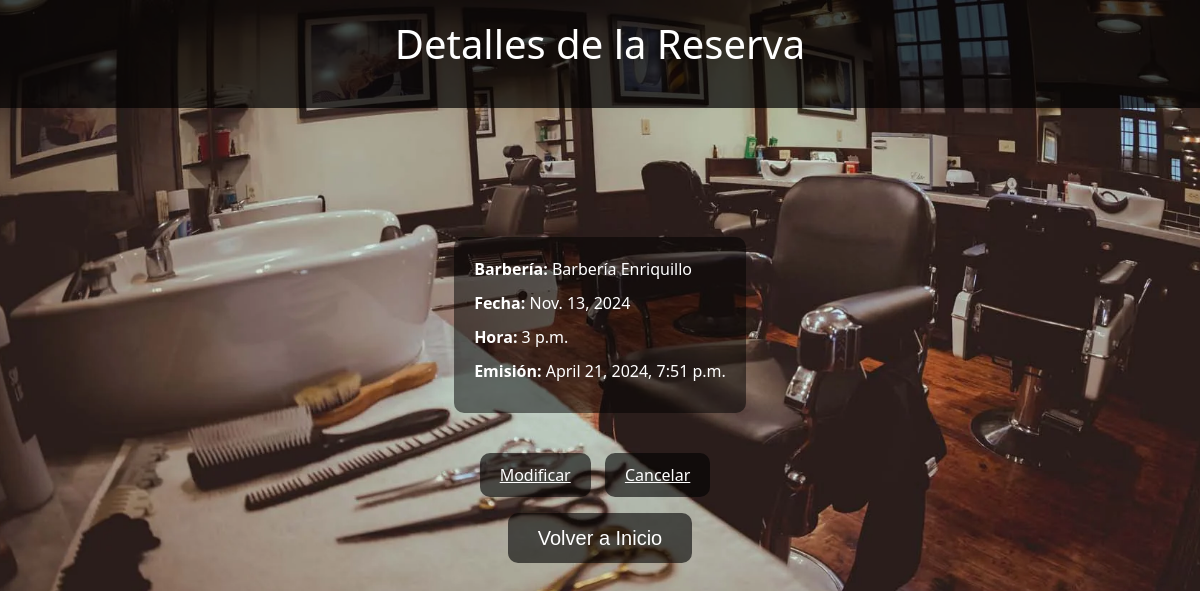
The page /appointment/9/ (signed in) on the database its author committed.
### crm/models.py (models this page shows, shortened)
class Appointment(models.Model):
    barber_shop = models.ForeignKey(BarberShop, on_delete=models.CASCADE, default='1', related_name='appointments')
    customer = models.ForeignKey(User, on_delete=models.CASCADE)
    date = models.DateField()
    time = models.TimeField()
    issued_date = models.DateTimeField(default=timezone.now)
    is_expired = models.BooleanField(default=False)

class BarberShop(models.Model):
    name = models.CharField(max_length=100)
    opening_time = models.TimeField(default=time(8, 0)) # Por default empieza a las 8am.
    closing_time = models.TimeField(default=time(17, 0)) # Por default cierra a las 5pm.
    def __str__(self):
        return self.name

### crm/views.py (the view)
# urls.py: path('appointment/<int:appointment_id>/', appointment_detail, name='appointment_detail'),
@login_required
def appointment_detail(request, appointment_id):
    appointment = get_object_or_404(Appointment, id=appointment_id)
    in_history = False
    if appointment.date < date.today():
        in_history = True
    return render(request, 'appointment_detail.html', {'appointment': appointment})

### crm/templates/appointment_detail.html (shortened to what this page needs)
{% extends 'base.html' %}
{% block header_title %}Detalles de la Reserva{% endblock %}
{% block content %}
    <div class="appointment-details">
        <div class="details-container">
            <p><strong>Barbería:</strong> {{ appointment.barber_shop }}</p>
            <p><strong>Fecha:</strong> {{ appointment.date }}</p>
            <p><strong>Hora:</strong> {{ appointment.time }}</p>
            <p><strong>Emisión:</strong> {{ appointment.issued_date }}</p>
        </div>
        <a class="modify-button" href="{% url 'modify_appointment' appointment.id %}">Modificar</a>
        <a class="cancel-button" href="{% url 'cancel_appointment' appointment.id %}">Cancelar</a>
    </div>
{% endblock %}

### crm/static/crm/styles.css (style rules this page uses)
body { background-image: url('./images/Barberia.webp'); background-size: cover; background-position: center; height: 100vh; display: flex; flex-direction: column; align-items: center; justify-content: center; margin: 0; padding: 0; }
p { margin-bottom: 20px; color: #fff; }
.appointment-details { margin-top: 40px; text-align: center; color: #fff; }
.details-container { background-color: rgba(0, 0, 0, 0.5); border-radius: 10px; padding: 20px; margin: 0 auto 20px auto; max-width: 400px; text-align: justify; }
.details-container p { margin-bottom: 10px; }
.modify-button, .cancel-button { background-color: rgba(0, 0, 0, 0.6); color: #fff; border: none; border-radius: 10px; padding: 10px 20px; font-size: 16px; cursor: pointer; transition: background-color 0.3s; margin-top: 20px; display: inline-block; margin-right: 10px; }

### crm/templates/base.html (style rules this page uses)
body { background-image: url('../../static/crm/images/Barberia.webp'); background-size: cover; background-position: center; height: 100vh; display: flex; flex-direction: column; align-items: center; justify-content: center; }
p { margin-bottom: 20px; color: #fff; }

### rows shown on the page
Appointment: barber_shop "Barbería Enriquillo", date "Nov. 13, 2024", time "3 p.m.", issued_date "April 21, 2024, 7:51 p.m."
